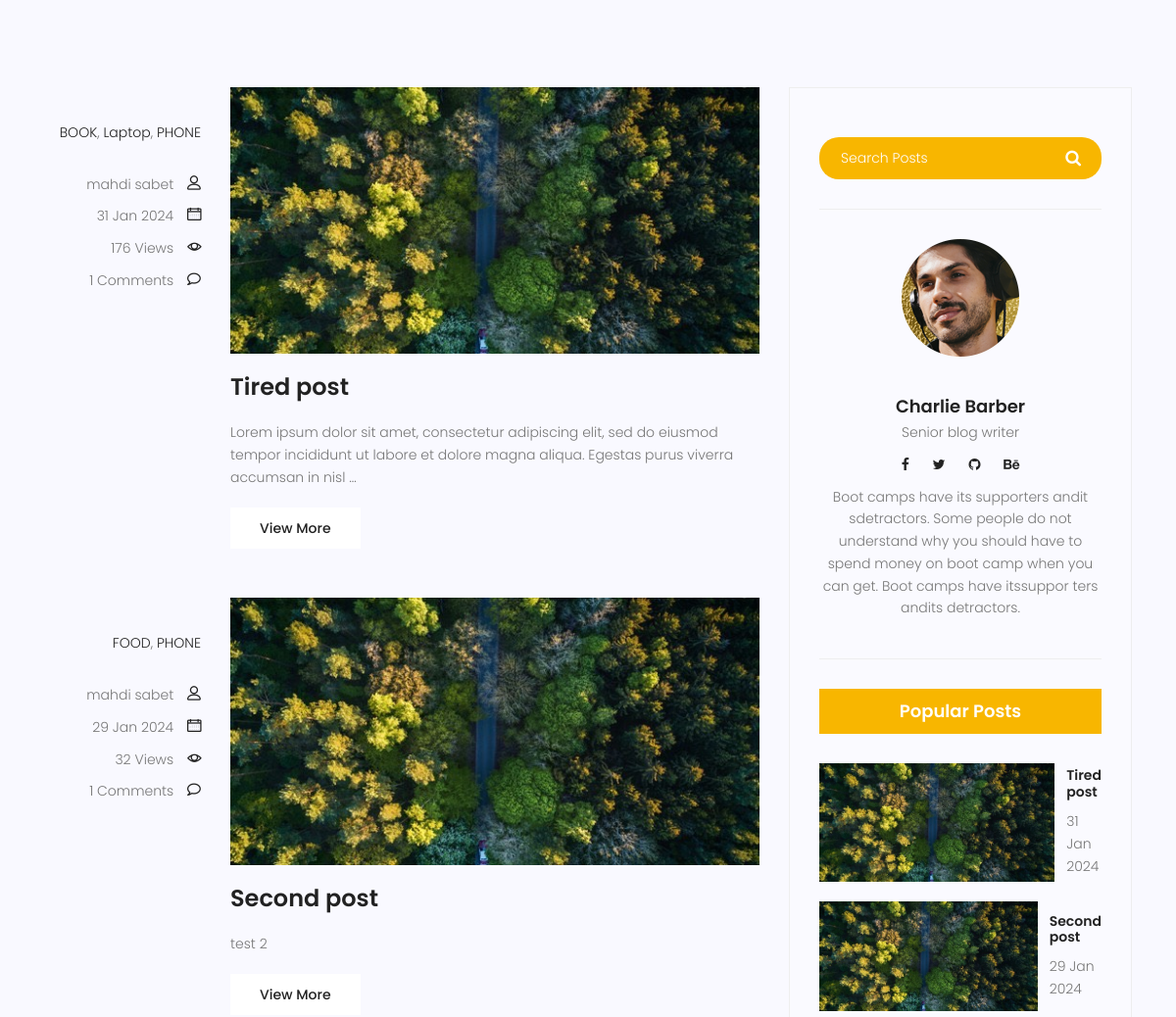
Before: /blog/ (middle part) with the older database file.
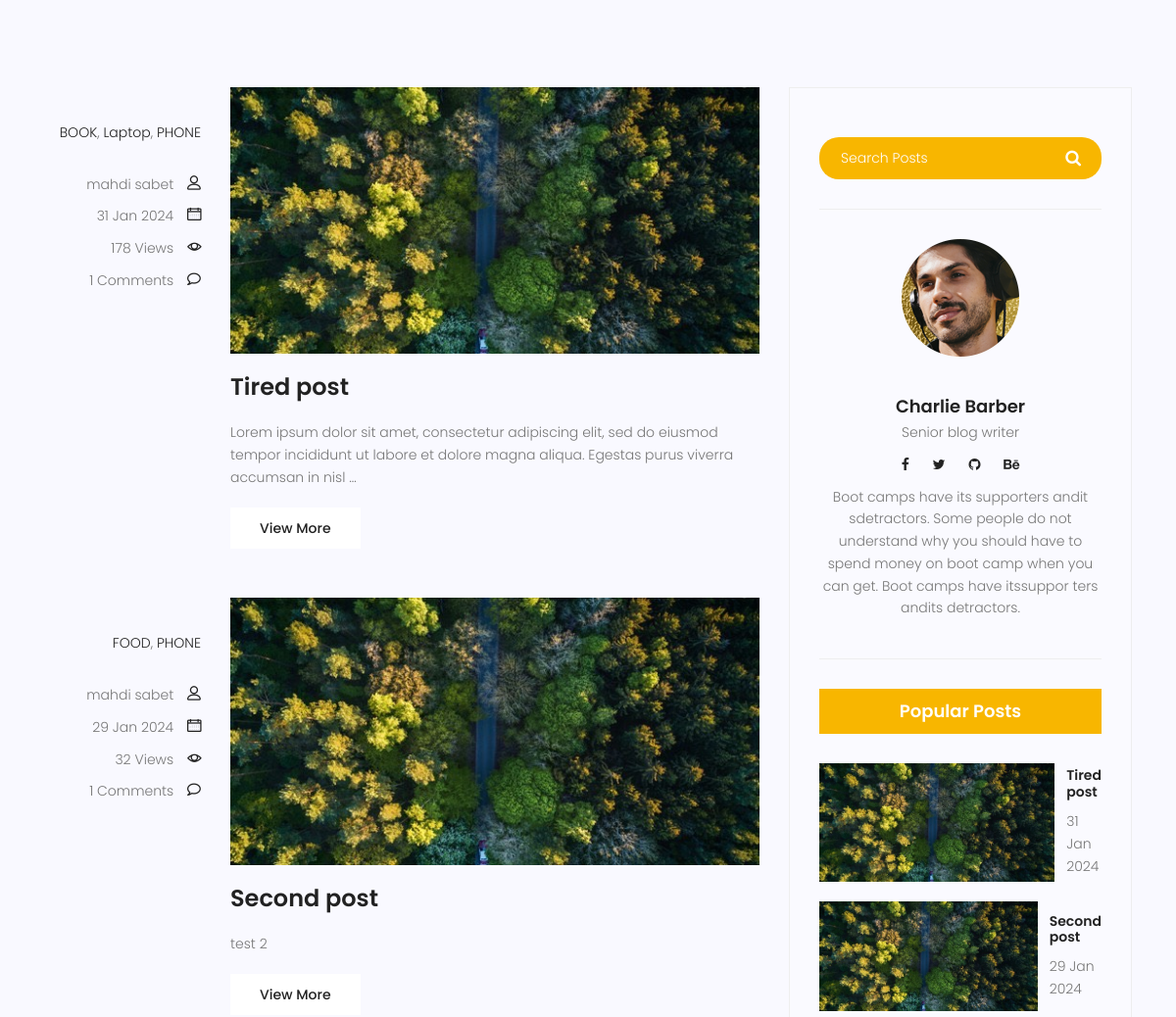
After: the same page with the newer database file.
### blog/models.py (models this page shows, shortened)
class Category(models.Model):
    name = models.CharField(max_length = 255)
    def __str__(self):
        return self.name

class Post(models.Model):
    title = models.CharField(max_length = 255)
    content = models.TextField()
    image = models.ImageField(upload_to='blog/',default='blog/default.jpg')
    tags = TaggableManager()
    category = models.ManyToManyField(Category)
    author = models.ForeignKey(User, on_delete=models.SET_NULL, null=True)
    counted_view = models.IntegerField(default=0)
    status = models.BooleanField(default=False)
    login_require = models.BooleanField(default=False)
    created_date = models.DateTimeField(auto_now_add=True)
    updated_date = models.DateTimeField(auto_now=True)
    published_date = models.DateTimeField(null=True)
    class Meta:
        ordering = ['-created_date']

### blog/views.py (the view)
# urls.py: path('',blog_view, name='index'),
def blog_view(request, **kwargs):
    posts = Post.objects.filter(published_date__lte=datetime.now(tz=timezone.utc), status=True)
    if kwargs.get('cat_name') != None:
        posts = posts.filter(category__name = kwargs['cat_name'])
    if kwargs.get('author_username') != None:
        posts = posts.filter(author__username = kwargs['author_username'])
    if kwargs.get('tag_name') != None:
        posts = posts.filter(tags__name__in = [kwargs['tag_name']])
    posts = Paginator(posts, 2)
    try:
        page_number = request.GET.get('page')
        posts = posts.page(page_number)
    except EmptyPage:
        posts = posts.page(1)
    except PageNotAnInteger:
        posts = posts.page(1)
    context = {'posts' : posts}
    return render(request, 'blog/blog-home.html', context)

### blog/templatetags/blog_tags.py (called while the page is built)
@register.inclusion_tag('blog/blog-lates-posts.html')
def latestposts(arg=4):
    posts = Post.objects.filter(status=1).order_by('-published_date')[:arg]
    return {'posts' : posts}

@register.inclusion_tag('blog/blog-post-categories.html')
def postcategories():
    posts = Post.objects.filter(status=1)
    categories = Category.objects.all()
    cat_dict = {}
    for name in categories:
        cat_dict[name]=posts.filter(category=name).count
    return {'categories' : cat_dict}

@register.simple_tag(name='comments_count')
def function(pid):
    return Comment.objects.filter(post=pid, approved=True).count()

### templates/blog/blog-home.html (shortened to what this page needs)
{% extends 'base.html' %} {% load static %} {% load blog_tags %} {% block content %}
<section class="top-category-widget-area pt-90 pb-90">
</section>
<section class="post-content-area">
  <div class="container">
    <div class="row">
      <div class="col-lg-8 posts-list">
        {% for post in posts %}
        <div class="single-post row">
          <div class="col-lg-3 col-md-3 meta-details">
            <ul class="tags">
              {% for cat in post.category.all %}
              <li>
                <a href="{% url 'blog:category' cat_name=cat.name %}"
                  >{{cat.name}}</a
                >{% if not forloop.last %},{% endif %}
              </li>
              {% endfor %}
            </ul>
            <div class="user-details row">
              <p class="user-name col-lg-12 col-md-12 col-6">
                <a
                  href="{% url 'blog:author' author_username=post.author.username %}"
                  >{{post.author.get_full_name}}</a
                >
                <span class="lnr lnr-user"></span>
              </p>
              <p class="date col-lg-12 col-md-12 col-6">
                <a href="#">{{post.published_date|date:"d M Y"}}</a>
                <span class="lnr lnr-calendar-full"></span>
              </p>
              <p class="view col-lg-12 col-md-12 col-6">
                <a href="#">{{post.counted_view}} Views</a>
                <span class="lnr lnr-eye"></span>
              </p>
              <p class="comments col-lg-12 col-md-12 col-6">
                <a href="#">{% comments_count pid=post.id %} Comments</a> <span class="lnr lnr-bubble"></span>
              </p>
            </div>
          </div>
          <div class="col-lg-9 col-md-9">
            <div class="feature-img">
              <img class="img-fluid" src="{{post.image.url}}" alt="" />
            </div>
            <a class="posts-title" href="{% url 'blog:single' pid=post.id %}"
              ><h3>{{post.title}}</h3></a
            >
            <p class="excert">{{post.content|truncatewords_html:25}}</p>
            <a href="{% url 'blog:single' pid=post.id %}" class="primary-btn"
              >View More</a
            >
          </div>
        </div>
        {% endfor %}
      </div>
      <div class="col-lg-4 sidebar-widgets">
        <div class="widget-wrap">
          {% include 'blog/blog-search.html' %} {% include 'blog/blog-writer.html' %} {% latestposts %}
        </div>
      </div>
    </div>
  </div>
</section>
{% endblock %}

### templates/base.html (shortened to what this page needs)
{% load static %}
<!DOCTYPE html>
<html lang="zxx" class="no-js">
  <head>
    <link
      rel="stylesheet"
      href="https://maxcdn.bootstrapcdn.com/bootstrap/3.4.1/css/bootstrap.min.css"
    />
    <link rel="stylesheet" href="{% static 'css/linearicons.css' %}" />
    <link rel="stylesheet" href="{% static 'css/font-awesome.min.css' %}" />
    <link rel="stylesheet" href="{% static 'css/bootstrap.css' %}" />
    <link rel="stylesheet" href="{% static 'css/magnific-popup.css' %}" />
    <link rel="stylesheet" href="{% static 'css/jquery-ui.css' %}" />
    <link rel="stylesheet" href="{% static 'css/nice-select.css' %}" />
    <link rel="stylesheet" href="{% static 'css/animate.min.css' %}" />
    <link rel="stylesheet" href="{% static 'css/owl.carousel.css' %}" />
    <link rel="stylesheet" href="{% static 'css/main.css' %}" />
  </head>
  <body>
    {% block content %} {% endblock %}
  </body>
</html>

### templates/blog/blog-search.html
{% load static %}
<div class="single-sidebar-widget search-widget">
  <form class="search-form" action="{% url 'blog:search' %}" method="get">
    <input
      placeholder="Search Posts"
      name="s"
      type="text"
      onfocus="this.placeholder = ''"
      onblur="this.placeholder = 'Search Posts'"
    />
    <button type="submit"><i class="fa fa-search"></i></button>
  </form>
</div>

### templates/blog/blog-writer.html
{% load static %}
<div class="single-sidebar-widget user-info-widget">
  <img src="{% static 'img/blog/user-info.png' %}" alt="" />
  <a href="#"><h4>Charlie Barber</h4></a>
  <p>Senior blog writer</p>
  <ul class="social-links">
    <li>
      <a href="#"><i class="fa fa-facebook"></i></a>
    </li>
    <li>
      <a href="#"><i class="fa fa-twitter"></i></a>
    </li>
    <li>
      <a href="#"><i class="fa fa-github"></i></a>
    </li>
    <li>
      <a href="#"><i class="fa fa-behance"></i></a>
    </li>
  </ul>
  <p>
    Boot camps have its supporters andit sdetractors. Some people do not
    understand why you should have to spend money on boot camp when you can get.
    Boot camps have itssuppor ters andits detractors.
  </p>
</div>

### templates/blog/blog-lates-posts.html
{% load static %}
<div class="single-sidebar-widget popular-post-widget">
  <h4 class="popular-title">Popular Posts</h4>
  <div class="popular-post-list">
    {% for post in posts %}
    <div class="single-post-list d-flex flex-row align-items-center">
      <div class="thumb">
        <img class="img-fluid" src="{{post.image.url}}" alt="" />
      </div>
      <div class="details">
        <a href="{% url 'blog:single' pid=post.id %}"
          ><h6>{{post.title}}</h6></a
        >
        <p>{{post.published_date|date:"d M Y"}}</p>
      </div>
    </div>
    {% endfor %}
  </div>
</div>

### templates/blog/blog-post-categories.html (shortened to what this page needs)
{% load static %}

Changed rows visible on the page:
changed Post "Tired post": counted_view "176" → "178"
